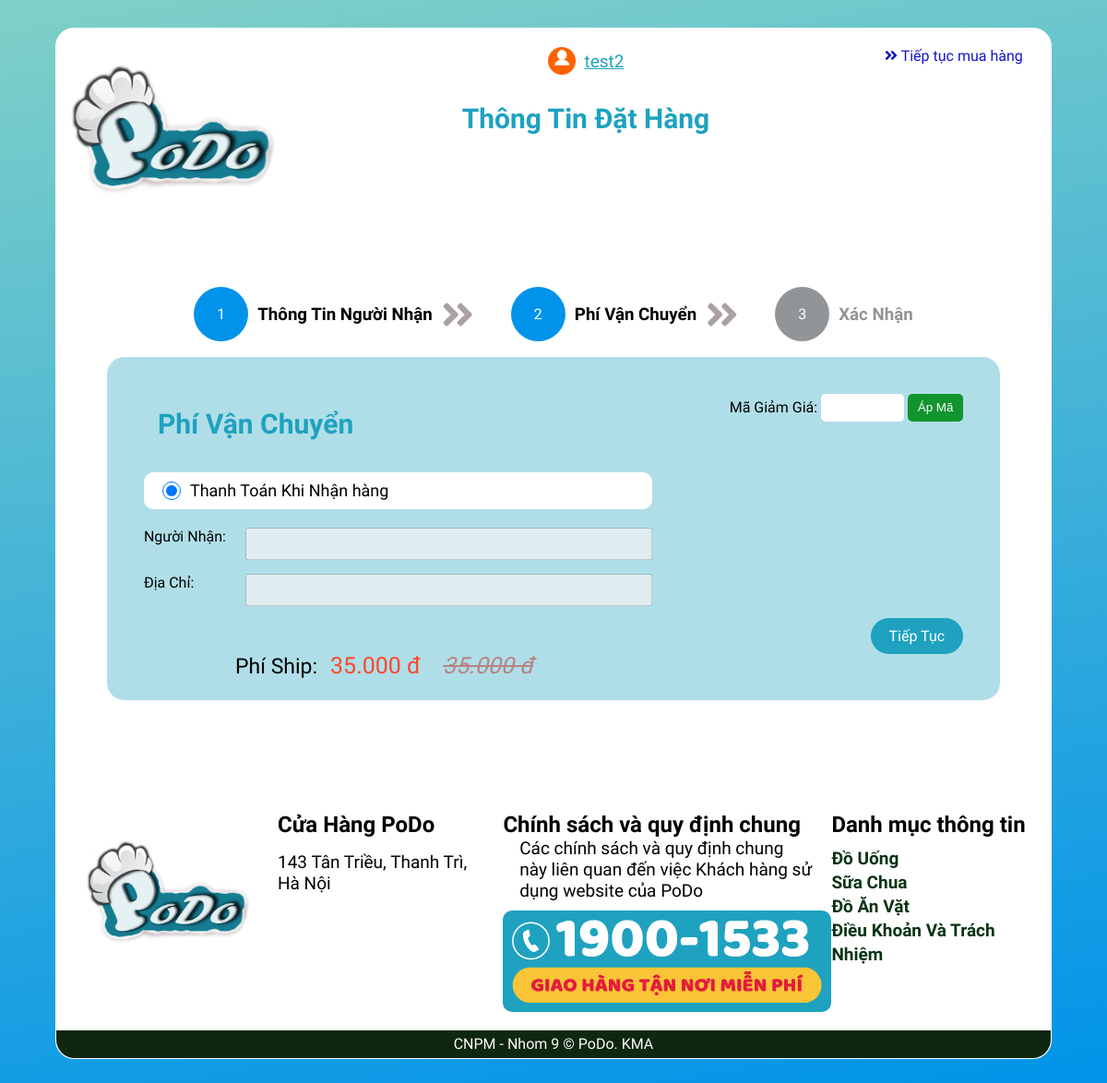
Page /Cart/insertOrder2.php (signed in) on the earlier database version.
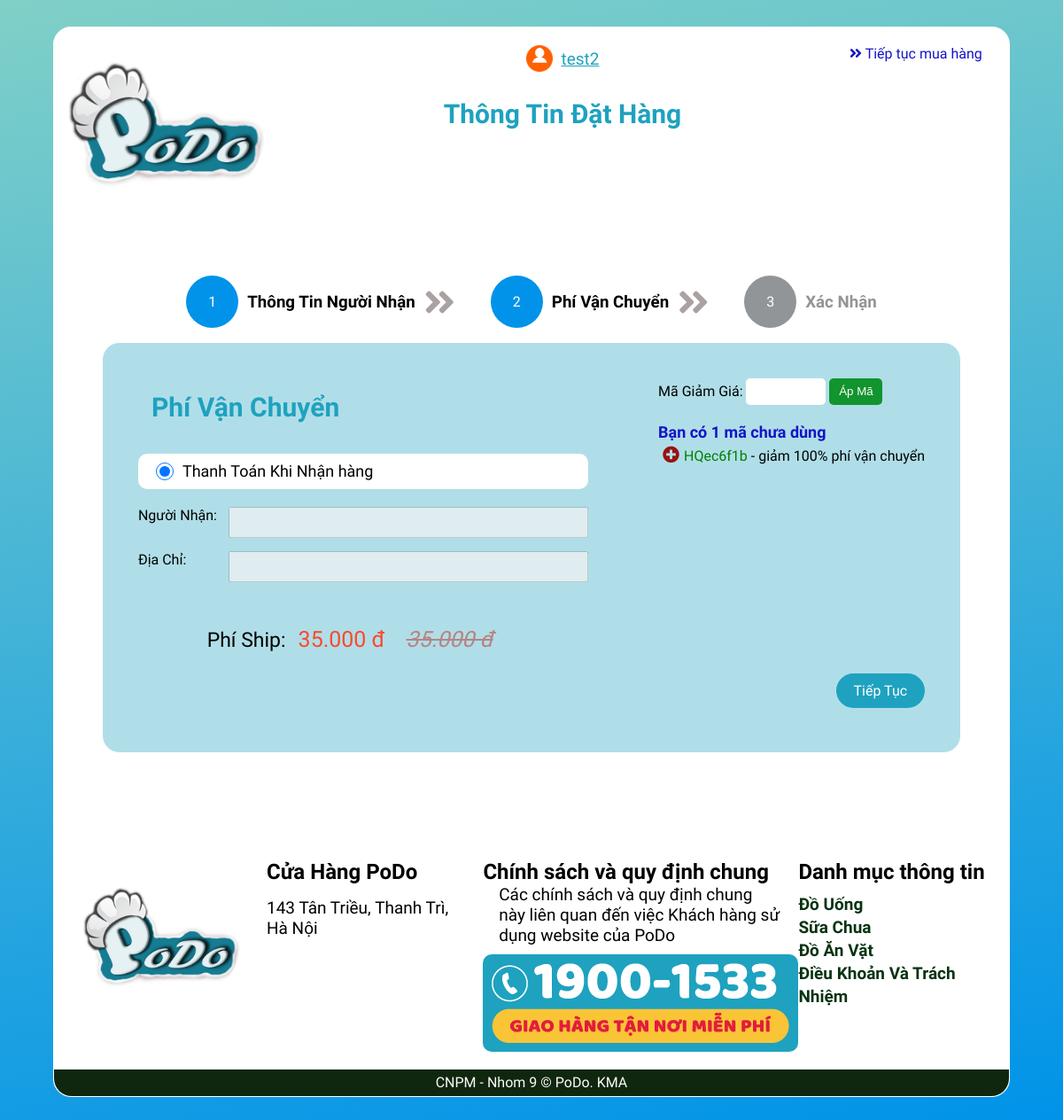
Same page on the later database version.
### tables this page shows
CREATE TABLE `user` (
  `idUser` int(11) NOT NULL,
  `userName` varchar(200) NOT NULL,
  `passWord` varchar(50) NOT NULL,
  `email` varchar(50) NOT NULL,
  `phone` varchar(50) NOT NULL COMMENT 'Số Điện Thoại',
  `fullName` varchar(50) NOT NULL COMMENT 'Họ và Tên',
  `isAdmin` bit(1) NOT NULL,
  `id_role` int(11) NOT NULL COMMENT 'Mã Vai Trò',
  `image` varchar(200) NOT NULL COMMENT 'avata',
  `adress` varchar(200) NOT NULL COMMENT 'Địa Chỉ',
  `disabled` bit(1) NOT NULL COMMENT 'Cấm truy cập'
);

CREATE TABLE `information` (
  `id_information` int(11) NOT NULL,
  `logo` varchar(200) NOT NULL COMMENT 'url logo',
  `address1` varchar(200) NOT NULL COMMENT 'địa chỉ 1',
  `phone` varchar(50) NOT NULL COMMENT 'số điện thoại',
  `email` varchar(200) NOT NULL COMMENT 'email'
);

CREATE TABLE `codediscount` (
  `idCode` int(11) NOT NULL,
  `codeContent` varchar(10) DEFAULT NULL,
  `discount` int(11) DEFAULT NULL,
  `endDate` date DEFAULT NULL,
  `count` int(11) DEFAULT NULL,
  `id_user` int(11) DEFAULT NULL COMMENT 'Mã Khách Hàng'
);

### Cart/insertOrder2.php (the view, shortened to what this page needs)
<?php
require_once('../Library/library.php');
if (isset($_SESSION['user'])) {
?>
<!DOCTYPE html>
<html lang="en">
<head>
  <link rel="stylesheet" href="https://use.fontawesome.com/releases/v5.15.3/css/all.css" />
  <link rel="stylesheet" href="./style-cart.css" />
</head>
<body>
  <div class="container">
    <header>
      <?php
        if(isset($_SESSION['user'])) {
          $idCustomer = $_SESSION['user']['idUser'];
          $conn = connectDB();
          $result = $conn -> query("SELECT * FROM user INNER JOIN information ON idUser = ".$idCustomer."");
          $row = $result -> fetch_assoc();
          echo'
            <img src="../images/'.$row['logo'].'" alt="" />
            <div class="admin__cart">
              <span class="user_name"><img class="img_user" src="../images/avata/'.$row['image'].'">'.$row['userName'].'</span>
              <span class="title_cart">Thông Tin Đặt Hàng</span>
            </div>
            <a href="../index.php"><i class="fas fa-angle-double-right"></i> Tiếp tục mua hàng</a>
          ';
        }
      ?>
    </header>
    <main>
    <div class="orderStep">
            <div class="orderStep__item active">
              <div class="number__title">
                <span>1</span>
              </div>
              <div class="content__title">
                <h3>Thông Tin Người Nhận</h3>
              </div>
              <i class="fas fa-angle-double-right"></i>
            </div>
            <div class="orderStep__item active">
              <div class="number__title">
                <span>2</span>
              </div>
              <div class="content__title">
                <h3 class="">Phí Vận Chuyển</h3>
              </div>
              <i class="fas fa-angle-double-right"></i>
            </div>
            <div class="orderStep__item">
              <div class="number__title">
                <span>3</span>
              </div>
              <div class="content__title">
                <h3 class="">Xác Nhận</h3>
              </div>
            </div>
    </div>
    <div class="pay">
      <div class="pay__main">
        <div class="pay__main-left">
          <div class="title__shipFee">
              <h2>Phí Vận Chuyển</h2>
          </div>
          <div class="choose__ship">
              <input type="radio" name="" checked="checked" id="">
              <label for="">Thanh Toán Khi Nhận hàng</label>
          </div>
          <div class="show__adress">
              <div class="show__adress-item">
                  <label for="">Người Nhận: </label>
                  <input type="text" value="<?php if(isset($_SESSION['infOrder']['fullName'])) {echo($_SESSION['infOrder']['fullName']);} ?>" disabled>
              </div>
              <div class="show__adress-item">
                  <label for="">Địa Chỉ: </label>
                  <input type="text" value="<?php if(isset($_SESSION['infOrder']['adress'])) {echo($_SESSION['infOrder']['adress']);} ?>" disabled>
              </div>
          </div>
            <div class="shipfee__cash">
                <label for="">Phí Ship:</label>
                <span class="price__sale">35.000 đ</span>
                <span class="price">35.000 đ</span>
            </div>
        </div>
        <div class="codeDiscount">
          <form action="">
              <label for="">Mã Giảm Giá:</label>
              <input type="text" name="inpCode" required>
              <button name="bntAplly">Áp Mã</button>
          </form>
          <div class="show__discount">
          </div>
          <div class="list__discount">
            <?php if (countCodeDiscount($_SESSION['user']['idUser']) > 0) {
              $count = countCodeDiscount($_SESSION['user']['idUser']);
              echo '<h4>Bạn có <b>'.$count.'</b> mã chưa dùng</h4>';
            } ?>
            <ul>
                <?php showListCodeDiscount($_SESSION['user']['idUser']); ?>
            </ul>
          </div>
          <div class="bnt__next">
              <a href="./insertOrder3.php">Tiếp Tục</a>
          </div>
        </div>
      </div>
    </div>
    </main>
    <footer>
        <div class="section_information">
          <div class="section_information_address">
            <div class="logo-footer">
              <?php logo(0);?>
            </div>
            <div class="information_address">
              <h2>Cửa Hàng PoDo</h2>
              <ul>
                <?php
                $conn = connectDB();
                $result = $conn->query("SELECT * FROM information");
                if ($result->num_rows > 0) {
                  $row = $result->fetch_assoc();
                    echo '
                      <li>'.$row['address1'].'</li>
                    ';
                }
                ?>
              </ul>
            </div>
          </div>
          <div class="contact_information">
            <h2>Chính sách và quy định chung</h2>
            <div class="contact_information_content">
              <p class="contact_information_content_sub">
              Các chính sách và quy định chung này liên quan đến việc Khách hàng sử dụng website của PoDo
              </p>
              <img src="../images/hostline.png" alt="">
            </div>
          </div>
          <div class="list_product_footer">
            <h2>Danh mục thông tin</h2>
            <ul>
              <li><a href="">Đồ Uống</a></li>
              <li><a href="">Sữa Chua</a></li>
              <li><a href="">Đồ Ăn Vặt</a></li>
              <li><a href="">Điều Khoản Và Trách Nhiệm</a></li>
            </ul>
          </div>
        </div>
        <div class="copy_right">
          <p>CNPM - Nhom 9 © PoDo. KMA</p>
        </div>
      </footer>
  </div>
</body>
</html>
<?php } ?>

### Library/library.php (shortened to what this page needs)
<?php
function logo($note)
{
    $conn = connectDB();
    $result = $conn->query("SELECT * FROM information ");
    $row = $result->fetch_assoc();
    if ($note == 0) {
        echo '
            <img class="img-fluid" src="../images/' . $row['logo'] . '" alt="Theme-Logo" />
        ';
    } else if ($note == 1) {
        echo '
            <img class="img-fluid" src="../../images/' . $row['logo'] . '" alt="Theme-Logo" />
        ';
    } else if ($note == 2) {
        echo '
            <img src="./images/' . $row['logo'] . '" alt="logo PoDo" />
        ';
    } else if ($note == 3) {
        echo '
            <img src="./images/' . $row['logo'] . '" alt="logo PoDo" />
        ';
    }
}
function countCodeDiscount($idUser)
{
    $conn = connectDB();
    $countCode = 0;
    $result = $conn->query("SELECT COUNT(codediscount.codeContent) AS 'count1' FROM codediscount WHERE codediscount.count < 1 AND codediscount.id_user = " . $idUser . "  AND date(codediscount.endDate)-date(NOW()) > 0");
    if ($result->num_rows > 0) {
        $row = $result->fetch_assoc();
        $countCode += $row['count1'];
    }
    $resultA = $conn->query("SELECT COUNT(codediscount.codeContent) AS 'count2' FROM codediscount WHERE codediscount.id_user IS null AND date(codediscount.endDate)-date(NOW()) > 0");
    if ($resultA->num_rows > 0) {
        $rowA = $resultA->fetch_assoc();
        $countCode += $rowA['count2'];
    }
    return $countCode;
}
function showListCodeDiscount($idUser)
{
    $conn = connectDB();
    $resultA = $conn->query("SELECT * FROM codediscount WHERE codediscount.id_user IS null AND date(codediscount.endDate)-date(NOW()) > 0");
    if ($resultA->num_rows > 0) {
        while ($rowA = $resultA->fetch_assoc()) {
            echo '<li class ="listCode"><i class="fas fa-plus-circle"></i><span>' . $rowA['codeContent'] . '</span> - giảm ' . $rowA['discount'] . '% phí vận chuyển </li>';
        }
    }
}
?>

### Cart/insertOrder2.php (style rules this page uses)
:root { --bg-color: #1ea2bf; --textName-color : #157332; --textPrice-color: #fb492c; }

Differences in the rows shown:
added codediscount: codeContent "HQec6f1b", discount "100"
Other differences:
$count: (not shown) → "1"
text now shown: "Bạn có mã chưa dùng"
